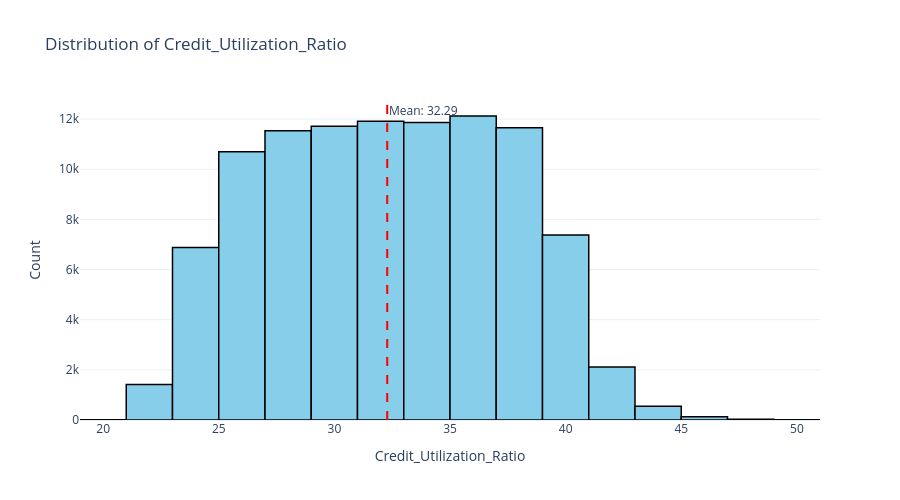

Notebook code for this chart:
### Markdown cell above
# <font color = 'red'> Análisis

### Code cell
# La tasa de utilización del crédito oscila entre 20% y 50%.
# Es relativamente simétrica: la utilización promedio y mediana es de alrededor del 32%.

plot_histogram(df, 'Credit_Utilization_Ratio', figsize=(900, 500))

### Figure 1 — Plotly figure (JSON) as saved in the notebook; plotly's stock layout.template omitted (floating-point values rounded to 4 significant figures; data arrays with more than 128 entries replaced by an {"elided": "..."} marker saying what was removed)
{"data": [{"bingroup": "x", "hovertemplate": "Credit_Utilization_Ratio=%{x}<br>count=%{y}<extra></extra>", "legendgroup": "", "marker": {"color": "skyblue", "line": {"color": "black", "width": 1.5}, "pattern": {"shape": ""}}, "name": "", "nbinsx": 20, "orientation": "v", "showlegend": false, "type": "histogram", "x": {"elided": "100000 float values"}, "xaxis": "x", "yaxis": "y"}], "layout": {"annotations": [{"showarrow": false, "text": "Mean: 32.29", "x": 32.29, "xanchor": "left", "xref": "x", "y": 1, "yanchor": "top", "yref": "y domain"}], "barmode": "relative", "height": 500, "legend": {"tracegroupgap": 0}, "shapes": [{"line": {"color": "red", "dash": "dash"}, "type": "line", "x0": 32.29, "x1": 32.29, "xref": "x", "y0": 0, "y1": 1, "yref": "y domain"}], "title": {"text": "Distribution of Credit_Utilization_Ratio"}, "width": 900, "xaxis": {"anchor": "y", "domain": [0, 1], "title": {"text": "Credit_Utilization_Ratio"}}, "yaxis": {"anchor": "x", "domain": [0, 1], "title": {"text": "Count"}}}}
